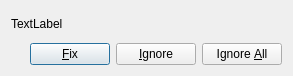
<?xml version="1.0" encoding="UTF-8"?>
<ui version="4.0">
 <class>ReadStreakErrorDialog</class>
 <widget class="QDialog" name="ReadStreakErrorDialog">
  <property name="geometry">
   <rect>
    <x>0</x>
    <y>0</y>
    <width>293</width>
    <height>76</height>
   </rect>
  </property>
  <property name="windowTitle">
   <string>Dialog</string>
  </property>
  <layout class="QVBoxLayout" name="verticalLayout">
   <item>
    <widget class="QLabel" name="label">
     <property name="text">
      <string>TextLabel</string>
     </property>
    </widget>
   </item>
   <item>
    <layout class="QHBoxLayout" name="horizontalLayout">
     <item>
      <spacer name="horizontalSpacer">
       <property name="orientation">
        <enum>Qt::Horizontal</enum>
       </property>
       <property name="sizeHint" stdset="0">
        <size>
         <width>40</width>
         <height>20</height>
        </size>
       </property>
      </spacer>
     </item>
     <item>
      <widget class="QPushButton" name="fixPushButton">
       <property name="text">
        <string>&amp;Fix</string>
       </property>
      </widget>
     </item>
     <item>
      <widget class="QPushButton" name="ignorePushButton">
       <property name="text">
        <string>&amp;Ignore</string>
       </property>
      </widget>
     </item>
     <item>
      <widget class="QPushButton" name="ignoreAllPushButton">
       <property name="text">
        <string>Ignore &amp;All</string>
       </property>
      </widget>
     </item>
    </layout>
   </item>
  </layout>
 </widget>
 <resources/>
 <connections/>
</ui>
